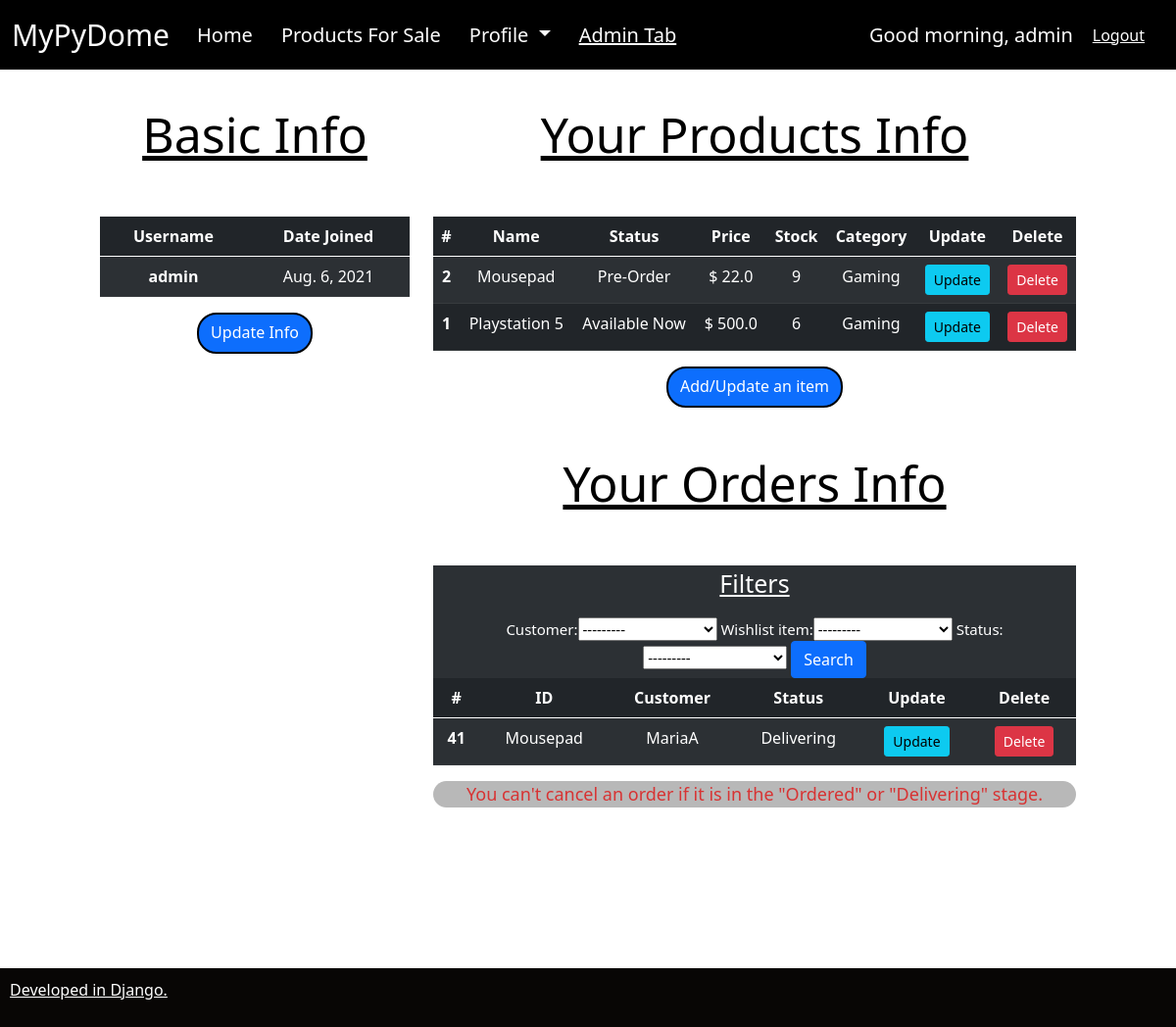
Before: /products/wishlist/ (signed in) with the older database file.
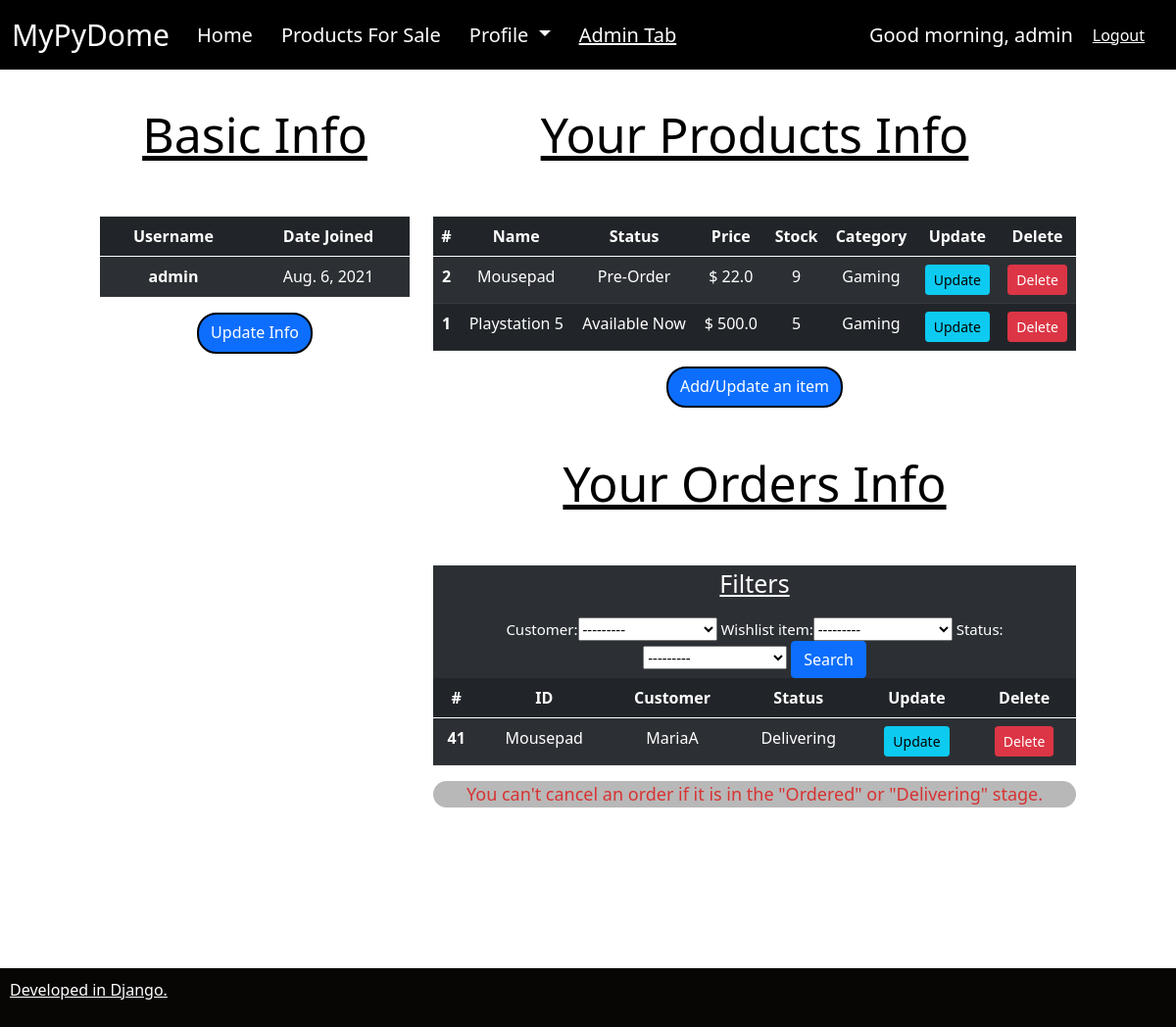
After: the same page with the newer database file.
### products/models.py (models this page shows)
class Wishlist(models.Model):
    CATEGORY = (
        ('Groceries', 'Groceries'),
        ('Food', 'Food'),
        ('Clothing-Apparel', 'Clothing-Apparel'),
        ('Household', 'Household'),
        ('Appliances', 'Appliances'),
        ('Electronics', 'Electronics'),
        ('Gaming', 'Gaming'),
        ('Computer Parts', 'Computer Parts'),
    )
    STATUS = (
        ('Pre-Order', 'Pre-Order'),
        ('Available Now', 'Available Now'),
    )
    name = models.CharField(max_length=200, null=True)
    price = models.FloatField(null=True)
    stock = models.IntegerField(null=True)
    category = models.CharField(max_length=200, null=True, choices=CATEGORY)
    description = models.CharField(max_length=200, null=True)
    date_created = models.DateTimeField(auto_now_add=True, null=True)
    creator = models.ForeignKey(settings.AUTH_USER_MODEL, null=True, on_delete=models.SET_NULL)
    status = models.CharField(max_length=200, null=True,choices=STATUS)
    def __str__(self):
        return self.name

### products/views.py (the view)
# urls.py: path('wishlist/', views.wishlist_index, name='wishlist'),
@staff_member_required(login_url='accounts')     #an den eimai staff den exw access
def wishlist_index(request):
    wishlist = Wishlist.objects.all().order_by(Lower('name'))    # Emfanizontai me taksinomish me vash to onoma tou proiontos, ordered_by
    orders = Order.objects.all().order_by('customer')           #Emfanizontai me taksinomish me vash ton customer tou order, ordered_by
    myFilter = OrderFilter(request.GET, queryset=orders)
    orders = myFilter.qs   # neo 'orders' meta so search
    context={'wishlist': wishlist, 'orders': orders, 'myFilter': myFilter}   #Dictionary
    return render(request, 'wishlist.html', context)

### products/templates/wishlist.html (shortened to what the changed rows need)
{% extends 'base.html' %}
{% block content %}
<div class="container-fluid" style="margin-top:30px; width:85%">
  <div class="row">
    <div class="col-sm-4">
      <H2 align="center" style="font-size: 50px; color:rgb(0, 0, 0); text-decoration: underline;">
        Basic Info
      </H2>
      <H2>&nbsp;
      </H2>
      <table style='text-align: center;' class="table table-dark table-striped">
        <thead>
            <tr>
              <th scope="col">Username</th>
              <th scope="col">Date Joined</th>
            </tr>
          </thead>
          <tbody>
            <tr>
              <th scope="row">{{ request.user.username }}</th>
            </tr>
          </tbody>
      </table>
    </div>
    <div class="col-sm-8">
        <H2 align="center" style="font-size: 50px; color:rgb(0, 0, 0); text-decoration: underline;">
            Your Products Info
        </H2>
        <H2>&nbsp;
        </H2>
        <table style='text-align: center;' class="table table-dark table-striped">
            <thead>
                <tr>
                  <th scope="col">#</th>
                  <th scope="col">Name</th>
                  <th scope="col">Status</th>
                  <th scope="col">Price</th>
                  <th scope="col">Stock</th>
                  <th scope="col">Category</th>
                  <th scope="col">Update</th>
                  <th scope="col">Delete</th>
                </tr>
              </thead>
              <tbody>
                {% for item in wishlist %}
                {% if request.user.id == item.creator_id  %}
                <tr>
                  <th scope="row">{{ item.id }}</th>
                    <td>{{ item.name }}</td>
                    <td>{{ item.status }}</td>
                    <td>$ {{ item.price }}</td>
                    <td>{{ item.stock }}</td>
                    <td>{{ item.category }}</td>
                    <td>
                      <a class="btn btn-sm btn-info" href="{% url 'update_item' item.id %}">Update</a>
                    </td>
                    <td>
                      <a class="btn btn-sm btn-danger" href="{% url 'delete_product' item.id %}">Delete</a>
                    </td>
                </tr>
                {% endif %}
                {% endfor %}
              </tbody>
        </table>
        <H2>&nbsp;</H2>
        <H2 align="center" style="font-size: 50px; color:rgb(0, 0, 0); text-decoration: underline;">
            Your Orders Info
        </H2>
        <H2>&nbsp;</H2>
        <div class='container-fluid' style='opacity:1; background-color:rgb(44, 48, 52)'>
          <div align="center" class='container-fluid' style="font-size: 15px; color:rgb(255, 255, 255)">
            <form method="get">
              {{myFilter.form }}
            </form>
          </div>
        </div>
        <table style='text-align: center;' class="table table-dark table-striped">
          <thead>
              <tr>
                <th scope="col">#</th>
                <th scope="col">ID</th>
                <th scope="col">Customer</th>
                <th scope="col">Status</th>
                <th scope="col">Update</th>
                <th scope="col">Delete</th>
              </tr>
            </thead>
            <tbody>
              {% for item in orders %}
              {% if request.user.id == item.wishlist_item.creator_id  %}
              <tr>
                <th scope="row">{{ item.id }}</th>
                </tr>
              {% endif %}
              {% endfor %}
            </tbody>
        </table>
    </div>
  </div>
</div>
{% endblock %}

Changed rows visible on the page:
changed Wishlist "Playstation 5": stock "6" → "5"
